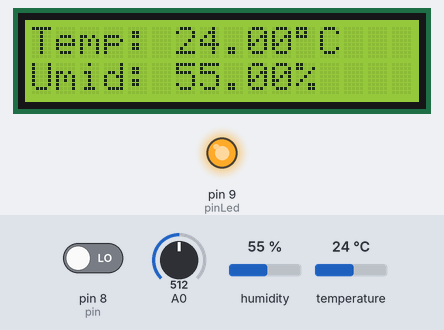
Recording of a sketch running on a simulated Arduino Uno, built with avr-gcc and run on an emulated ATmega328P. Parts: 16×2 character LCD, output pins drawn as LEDs (lit = HIGH). The test bench sets the inputs (shaded band); at power-on: humidity 55 %, temperature 24 °C, pin 8 (pin) LOW, A0 = 512. What the sketch prints to the serial monitor is not drawn.

Above: at 1.2 s.
1.3 s: humidity set to 22 %
At 2.4 s:
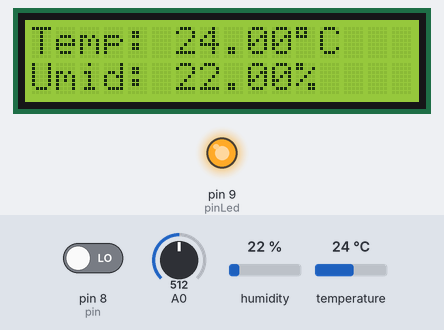
4.0 s: temperature set to 12 °C
At 5.0 s:
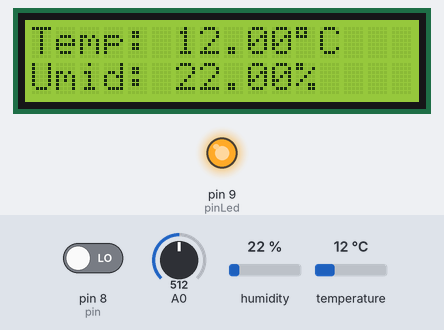
6.7 s: pin 8 (pin) driven HIGH
At 8.4 s:
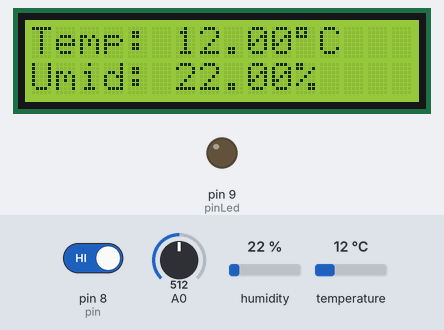
9.4 s: humidity set to 40 %
At 11.5 s:
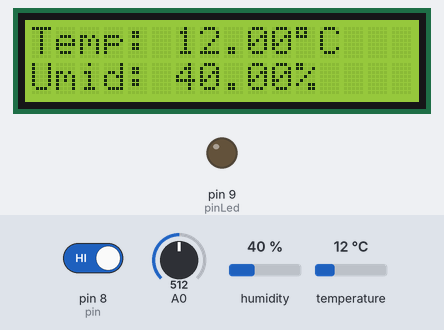
12.1 s: temperature set to 19 °C
At 12.9 s:
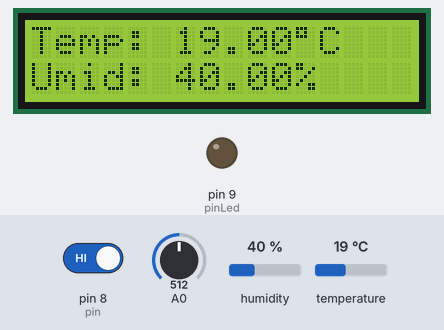
Timing chart, 0 to 15.1 s (numbered marks = the images above; inputs shaded):
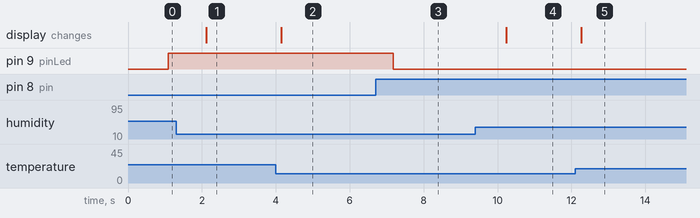

Measured:
- after the input at 1.3 s, the display: changes after 0.82 s (image 1)
- after the input at 4.0 s, the display: changes after 0.15 s (image 2)
- after the input at 6.7 s, pin 9 (pinLed): HIGH → LOW after 0.48 s
- after the input at 9.4 s, the display: changes after 0.83 s (image 4)
- after the input at 12.1 s, the display: changes after 0.16 s (image 5)

The sketch:

sketch_oct29a.ino
```cpp
#include <dht.h>
#include <LiquidCrystal.h>

LiquidCrystal lcd(12, 11, 5, 4, 3, 2);

dht DHT;

#define DHT11_PIN 7
int pin=8;
int pinLed=9;

void setup(){
  lcd.begin(16, 2);
  Serial.begin(9600);
  pinMode(pin, INPUT);
  pinMode(pinLed,OUTPUT);
}
int rain=0;
int measurement=0;

void loop()
{
  int chk = DHT.read11(DHT11_PIN);
  lcd.setCursor(0,0);
  lcd.print("Temp: ");
  Serial.println("Temp: ");
  lcd.print(DHT.temperature);
  Serial.print(DHT.temperature);
  lcd.print((char)223);
  lcd.print("C");
  lcd.setCursor(0,1);
  lcd.print("Umid: ");
  Serial.println("Umid: ");
  lcd.print(DHT.humidity);
  Serial.println(DHT.humidity);
  lcd.print("%");
  delay(1000);
  rain = digitalRead(pin);
  if(rain==1)
    digitalWrite(pinLed,LOW);
  if(rain==0)
    digitalWrite(pinLed,HIGH);
    measurement = analogRead(A0);
    Serial.println(measurement);

  delay(1000);
  }
```
